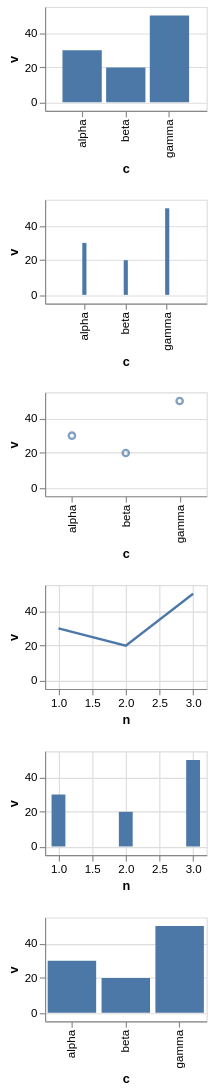

The Vega-Lite source for this figure:
### Vega-Lite specification from a JSON file in a GitHub repository (floating-point values rounded to 4 significant figures)
{"$schema": "https://vega.github.io/schema/vega-lite/v6.json", "description": "A position scale's padding is read from `config.scale`, and two of its entries were not read at all. Upstream resolves the three paddings in order, the whole `padding` first: `if (isContinuousToContinuous(scaleType)) { if (scaleConfig.continuousPadding !== undefined) return scaleConfig.continuousPadding; ... return barConfig.continuousBandSize; } if (scaleType === ScaleType.POINT) return scaleConfig.pointPadding;`, and then the outer half of a band, `if (scaleType === ScaleType.BAND) return getFirstDefined(bandPaddingOuter, paddingInner / 2)`. This compiler began each of those chains one link late: it went straight to `config.bar.continuousBandSize` without asking `continuousPadding`, and it always halved the inner padding without asking `bandPaddingOuter`, so a theme that padded its scales was answered with the built-in number instead. The first row is a band scale whose ends the theme widens, where the outer padding is the theme's 0.4 and not half of the bar's 0.1; its `y` shows that `continuousPadding` reaches a continuous scale on either axis. The second row is the same band with a stated `padding`, which settles both ends at once and outranks the theme, so it must stay a lone `padding` with no inner or outer beside it. The third row is a point scale, which `continuousPadding` never reaches because a point scale is not continuous-to-continuous, so it keeps `pointPadding` and must not change. The fourth row is a plain line, to show the theme's padding is not a bar's affair but every continuous position scale's. The fifth row is a bar against a continuous dimension, where the theme's `continuousPadding` outranks `config.bar.continuousBandSize` because upstream returns it before ever looking at the bar block. The sixth row states `paddingOuter` on the scale itself, which outranks the theme in turn.", "data": {"values": [{"c": "alpha", "v": 30, "n": 1}, {"c": "beta", "v": 20, "n": 2}, {"c": "gamma", "v": 50, "n": 3}]}, "config": {"scale": {"bandPaddingOuter": 0.4, "continuousPadding": 7}, "bar": {"continuousBandSize": 12}}, "vconcat": [{"width": 140, "height": 90, "mark": "bar", "encoding": {"x": {"field": "c", "type": "nominal"}, "y": {"field": "v", "type": "quantitative"}}}, {"width": 140, "height": 90, "mark": "bar", "encoding": {"x": {"field": "c", "type": "nominal", "scale": {"padding": 0.9}}, "y": {"field": "v", "type": "quantitative"}}}, {"width": 140, "height": 90, "mark": "point", "encoding": {"x": {"field": "c", "type": "nominal"}, "y": {"field": "v", "type": "quantitative"}}}, {"width": 140, "height": 90, "mark": "line", "encoding": {"x": {"field": "n", "type": "quantitative"}, "y": {"field": "v", "type": "quantitative"}}}, {"width": 140, "height": 90, "mark": "bar", "encoding": {"x": {"field": "n", "type": "quantitative"}, "y": {"field": "v", "type": "quantitative"}}}, {"width": 140, "height": 90, "mark": "bar", "encoding": {"x": {"field": "c", "type": "nominal", "scale": {"paddingOuter": 0.05}}, "y": {"field": "v", "type": "quantitative"}}}]}
